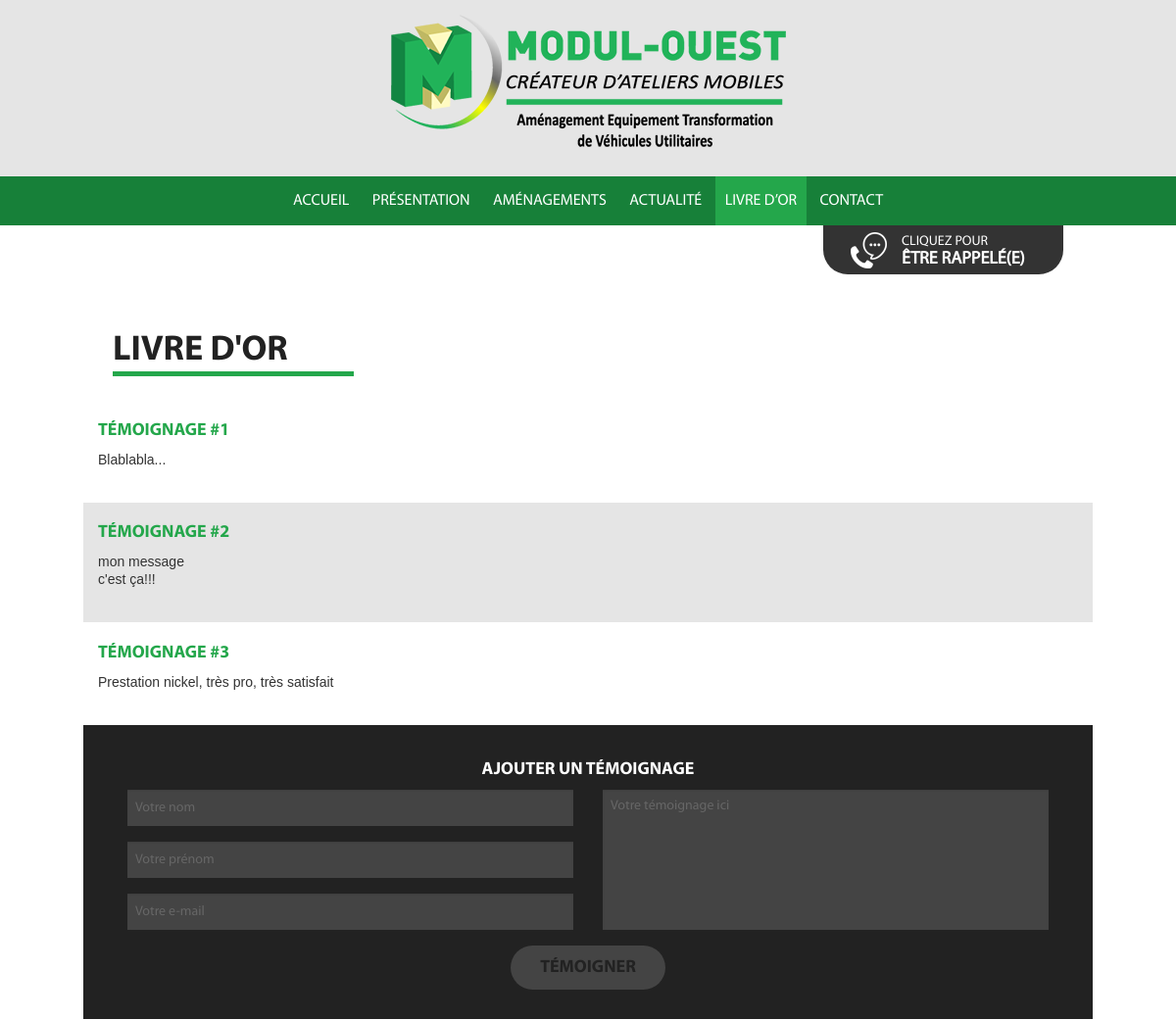
The page /livre-dor.php (upper part) on the database as committed earlier.
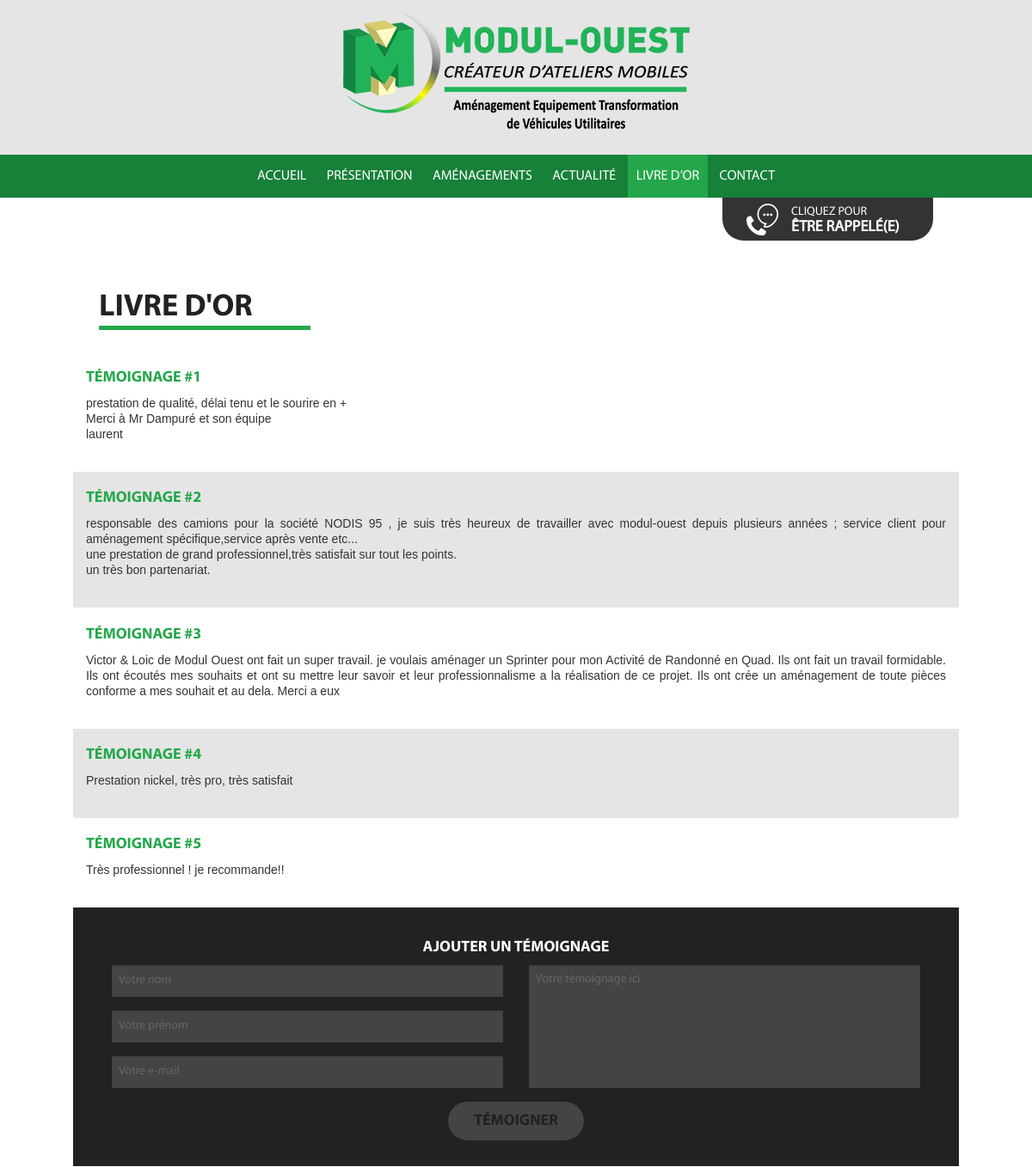
The same page on the database as committed later.
### tables this page shows
CREATE TABLE `goldbook` (
  `id` int(11) NOT NULL AUTO_INCREMENT,
  `date` datetime NOT NULL,
  `nom` varchar(250) DEFAULT NULL,
  `email` varchar(100) DEFAULT NULL,
  `message` text DEFAULT NULL,
  `online` tinyint(4) NOT NULL DEFAULT 0,
  PRIMARY KEY (`id`)
);

### admin/classes/StorageManager.php (called while the page is built, shortened)
<?php
class StorageManager{
	protected function dbConnect() {
		try {
			$this->mysqli = new mysqli ( DBHOST, DBUSER, DBPASSWD, DBNAME ) ;
		} catch (Exception $e) {
			throw new Exception("Erreur Connexion DB ". $e->getMessage());
		}
	}
}
?>

### admin/classes/Goldbook.php (called while the page is built, shortened)
<?php
require_once("StorageManager.php");
class Goldbook extends StorageManager {
	public function goldbookValidGet( $debug=false ){
		$requete = "SELECT * FROM `goldbook` WHERE online=1 ORDER BY `date` DESC" ;
		$result = mysqli_query($this->mysqli,$requete);
		$new_array = null;
		while( $row = mysqli_fetch_assoc( $result)){
			$new_array[] = $row;
		}
		return $new_array;
	}
}

### livre-dor.php (the view, shortened to what this page needs)
<?
	require $_SERVER[ "DOCUMENT_ROOT" ] . "/admin/classes/Goldbook.php";
	$debug = false;
	$goldbook = new Goldbook();
	$liste_commentaire = $goldbook->goldbookValidGet( $debug );
?>
<!doctype html>
<html class="no-js" lang="fr">
	<head>
		<? include( $_SERVER[ "DOCUMENT_ROOT" ] . "/inc/header.php" ); ?>
	</head>
<body class="page">
	<? include( $_SERVER[ "DOCUMENT_ROOT" ] . "/inc/top.php" ); ?>
	<div class="row contenu">
		<? include( $_SERVER[ "DOCUMENT_ROOT" ] . "/rappel.php" ); ?>
		<div class="large-12 columns">
			<h1>Livre d'or</h1>
		</div>
		<?
		if ( !empty( $liste_commentaire ) ) {
			$cpt = 1;
			foreach( $liste_commentaire as $_commentaire ) {
				echo "<div class='row temoignage'>\n";
				echo "	<div class='large-12 columns'>\n";
				echo "		<h3>Témoignage #" . $cpt . "</h3>\n";
				echo "		<p>" . nl2br( $_commentaire[ "message" ] ) . "</p>\n";
				echo "	</div>\n";
				echo "</div>\n";
				$cpt++;
			}
		}
		?>
		<div class="row inscription">
			<form id="formulaire" method="post" action="livre-dor.php">
				<h3>Ajouter un témoignage</h3>
				<div class="large-6 medium-6 small-12 columns">
					<input type="text" name="nom" id="nom" placeholder="Votre nom" />
					<input type="text" name="prenom" id="prenom" placeholder="Votre prénom" />
					<input type="email" name="email" id="email" placeholder="Votre e-mail" />
				</div>
				<div class="large-6 medium-6 small-12 columns">
					<textarea name="message" id="message" placeholder="Votre témoignage ici"></textarea>
				</div>
				<div class="large-12 columns">
					<input type="submit" value="Témoigner" />
				</div>
			</form>
		</div>
	</div>
	<? include( $_SERVER[ "DOCUMENT_ROOT" ] . "/scripts.php" ); ?>
</body>
</html>

Rows that differ between the two databases and show on the page:
removed goldbook: message "Blablabla..."
added goldbook: message "prestation de qualité, délai tenu et le sourire en + Merci à Mr Dampuré et son équipe laurent"
added goldbook: message "responsable des camions pour la société NODIS 95 , je suis très heureux de travailler avec modul-ouest depuis plusieurs années ; service client pour aménagement spécifique,service après vente etc... une prestation de grand professionnel,très satisfait sur tout les points. un très bon partenariat."
changed goldbook: message "mon message c'est ça!!!" → "Victor & Loic de Modul Ouest ont fait un super travail. je voulais aménager un Sprinter pour mon Activité de Randonné en Quad. Ils ont fait un travail formidable. Ils ont écoutés mes souhaits et ont su mettre leur savoir et leur professionnalisme a la réalisation de ce projet. Ils ont crée un aménagement de toute pièces conforme a mes souhait et au dela. Merci a eux"
now on this page (row edited): goldbook: message "Très professionnel ! je recommande!!"
